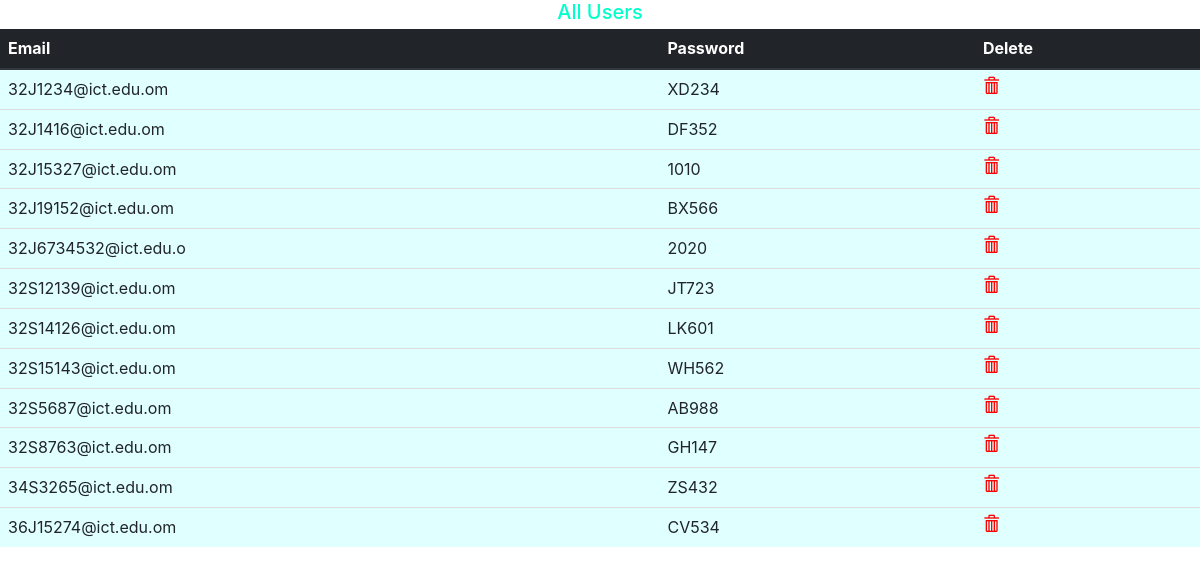
/manage_user/manage_users.php, run on an earlier commit of the app's database.
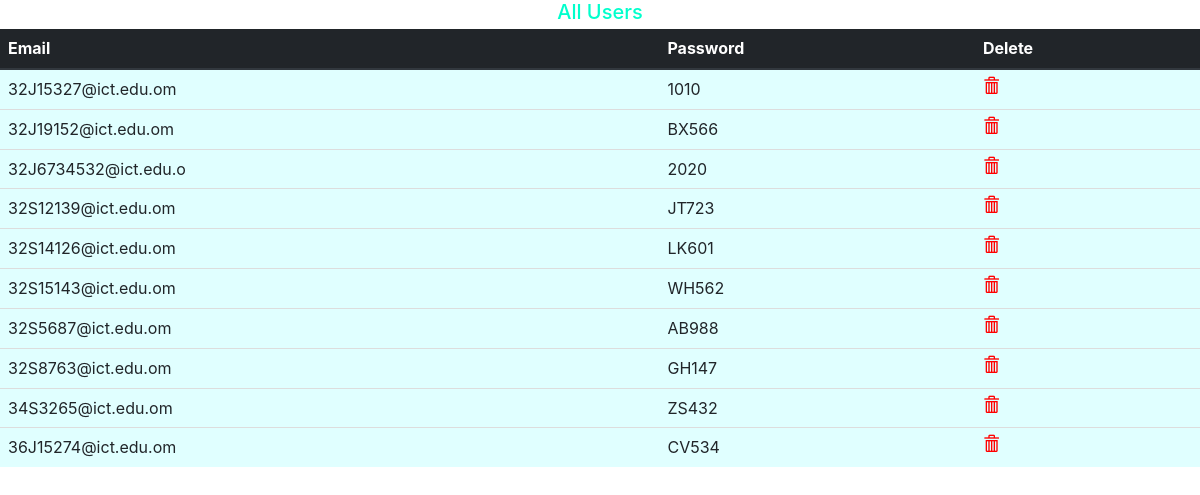
And on a later commit of the database.
### tables this page shows
CREATE TABLE `user` (
  `Email` varchar(20) NOT NULL,
  `Password` varchar(15) NOT NULL,
  PRIMARY KEY (`Email`),
  UNIQUE KEY `Email` (`Email`)
);

### manage_user/manage_users.php (the view, shortened to what this page needs)
<html>
<head>
<html>
  <head>
    <link rel="stylesheet" href="https://maxcdn.bootstrapcdn.com/bootstrap/3.3.7/css/bootstrap.min.css">
<link rel="stylesheet" href="https://maxcdn.bootstrapcdn.com/bootstrap/4.1.3/css/bootstrap.min.css">
  </head>
<?php
include("config.php");
$q=mysqli_query($db,"select * from user ");
$rr=mysqli_num_rows($q);
if(!$rr)
{
echo "<h2 style='color:red'>No any user exists !!!</h2>";
}
else
{
?>
<h2 style="color:#00FFCC" align="center">All Users</h2>
<table class="table table-sm">
  <thead class="thead-dark">
	<Tr >
		<th scope="col" >Email</th>
		<th scope="col" >Password</th>
<th scope="col">Delete</th>
	</Tr>
		<?php
while($row=mysqli_fetch_assoc($q))
{
echo "<Tr bgcolor=lightcyan>";
echo "<td>".$row['Email']."</td>";
echo "<td>".$row['Password']."</td>";
?>
<Td><a href="javascript:DeleteUser('<?php echo $row['Email']; ?>')" style='color:Red'>
<span class='glyphicon glyphicon-trash'></span></a></td><?php
echo "</Tr>";
}
		?>
</table>
<?php }?>

What changed in the data, as far as the page shows it:
removed user: Email "32J1234@ict.edu.om", Password "XD234"
removed user: Email "32J1416@ict.edu.om", Password "DF352"
